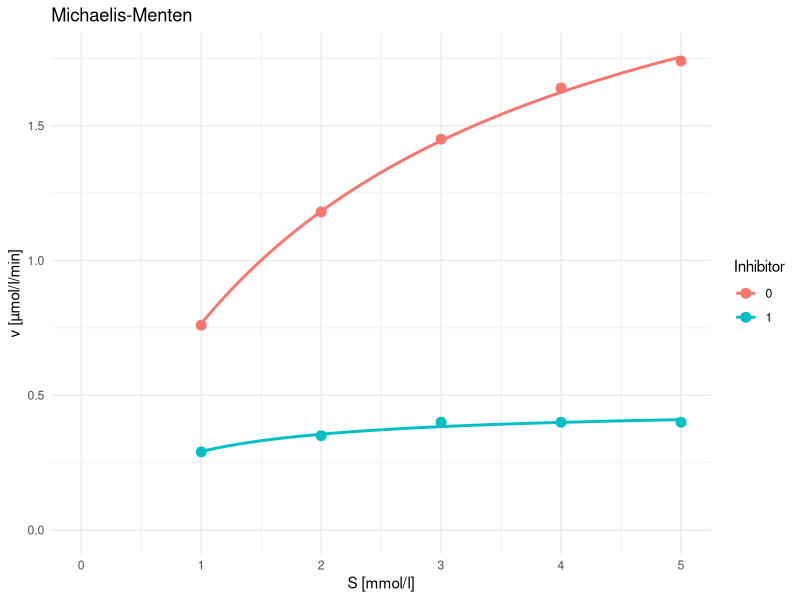
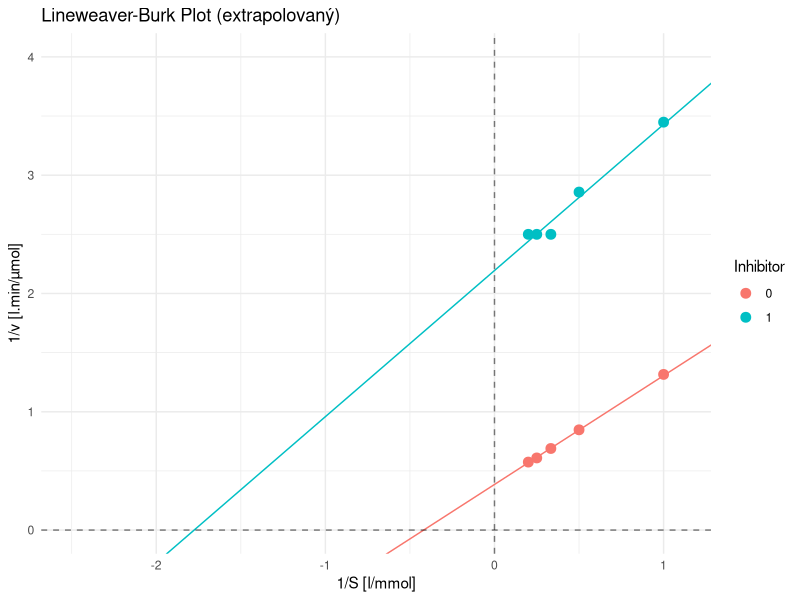

The R script that drew these images, in order:
# Enzyme Kinetics non-linear regression
library(ggplot2)

# Loading data
data <- read.table("enzyme_kinetics.tsv", header = FALSE, col.names = c("S", "I", "v"))
head(data)

data_control <- subset(data, I == 0)
data_inhibitor <- subset(data, I == 1)

# Fitting non-linear regression
fit_control <- nls(v ~ (Vmax * S) / (Km + S), data = data_control, start = list(Vmax = 2, Km = 1))
fit_inhibitor <- nls(v ~ (Vmax * S) / (Km + S), data = data_inhibitor, start = list(Vmax = 0.5, Km = 0.5))

cf_control <- coef(fit_control)
cf_inhibitor <- coef(fit_inhibitor)

# Plotting
ggplot(data, aes(x = S, y = v, color = factor(I))) +
  geom_point(size = 3) +
  geom_smooth(method = "nls", 
              formula = y ~ (Vmax * x) / (Km + x), 
              method.args = list(start = list(Vmax = 2, Km = 1)), 
              se = FALSE) +
  expand_limits(x = 0, y = 0) +
  labs(title = "Michaelis-Menten", x = "S [mmol/l]", y = "v [µmol/l/min]", color = "Inhibitor") +
  theme_minimal()

ggplot(data, aes(x = 1/S, y = 1/v, color = factor(I))) +
  geom_point(size = 3) +
  geom_abline(intercept = 1/cf_control["Vmax"], slope = cf_control["Km"]/cf_control["Vmax"], color = "#F8766D") +
  geom_abline(intercept = 1/cf_inhibitor["Vmax"], slope = cf_inhibitor["Km"]/cf_inhibitor["Vmax"], color = "#00BFC4") +
  geom_vline(xintercept = 0, linetype = "dashed", alpha = 0.5) +
  geom_hline(yintercept = 0, linetype = "dashed", alpha = 0.5) +
  scale_x_continuous(limits = c(-2.5, 1.1)) + 
  scale_y_continuous(limits = c(0, 4)) +
  labs(title = "Lineweaver-Burk Plot (extrapolovaný)",
       x = "1/S [l/mmol]", 
       y = "1/v [l.min/µmol]",
       color = "Inhibitor") +
  theme_minimal()

# Showing type of inhibition (uncompetitive)
v_ctrl <- coef(fit_control)["Vmax"]
k_ctrl <- coef(fit_control)["Km"]
v_inh  <- coef(fit_inhibitor)["Vmax"]
k_inh  <- coef(fit_inhibitor)["Km"]

alpha_v_prime <- v_ctrl / v_inh
alpha_k_prime <- k_ctrl / k_inh

cat("Alpha' calculated from Vmax:", round(alpha_v_prime, 3), "\n")
cat("Alpha' calculated from Km:  ", round(alpha_k_prime, 3), "\n")
cat("Difference:                ", round(abs(alpha_v_prime - alpha_k_prime), 3), "\n")

avg_alpha <- (alpha_v_prime + alpha_k_prime) / 2

# Inhibition constant Ki
Ki_final <- 1.0 / (avg_alpha - 1) # [I] = 1.0

cat("\nInhibition Constant (Ki):", round(Ki_final, 3), "µmol/l\n")
